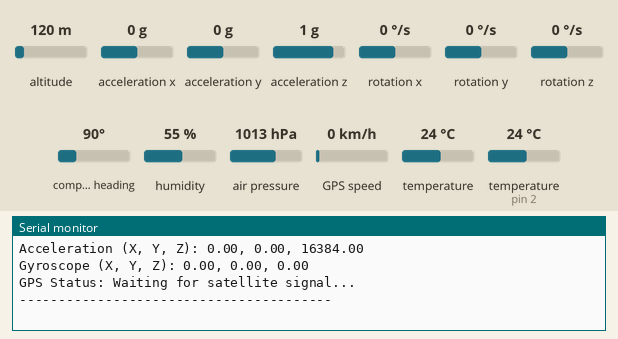
The sketch below on a simulated Arduino Uno, built with avr-gcc and run on an emulated ATmega328P. Shown: the last lines printed to the serial monitor. The inputs (shaded band) are chosen by the test bench; at power-on: acceleration x 0 g, humidity 55 %, acceleration y 0 g, temperature (sensor on pin 2) 24 °C, acceleration z 1 g, rotation x 0 °/s, altitude 120 m, rotation y 0 °/s, rotation z 0 °/s, compass heading 90°, air pressure 1013 hPa, GPS speed 0 km/h, temperature 24 °C. The GPS gets a fix after 3 s at 37.7749, -122.4194 with 8 satellites.

Above: at 1.2 s.
1.3 s: acceleration x set to -1.4 g
At 2.55 s:
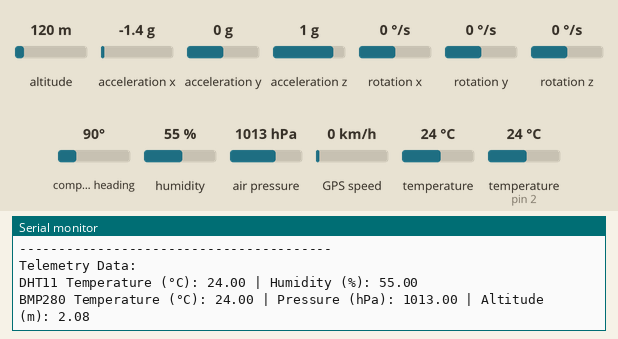
7.9 s: humidity set to 22 %
At 9.64 s:
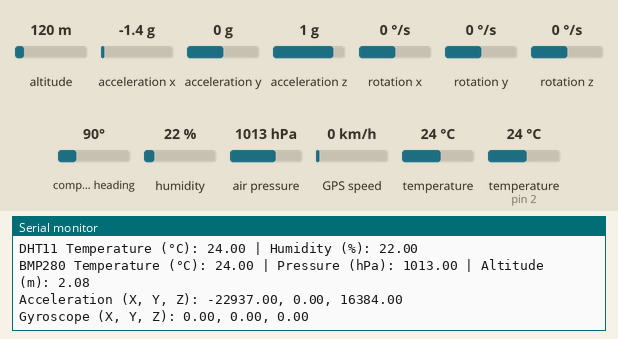
10.5 s: acceleration y set to -1.4 g
At 12.04 s:
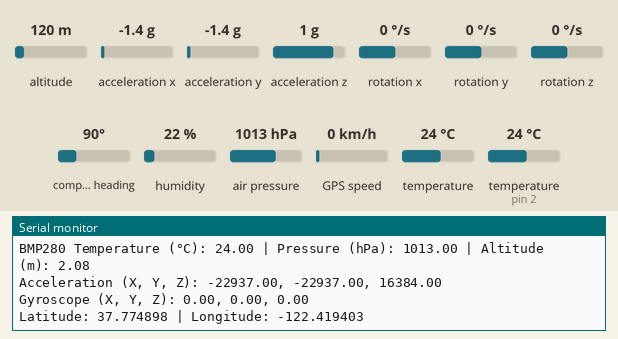
13.1 s: temperature (sensor on pin 2) set to 12 °C
At 15.1 s:
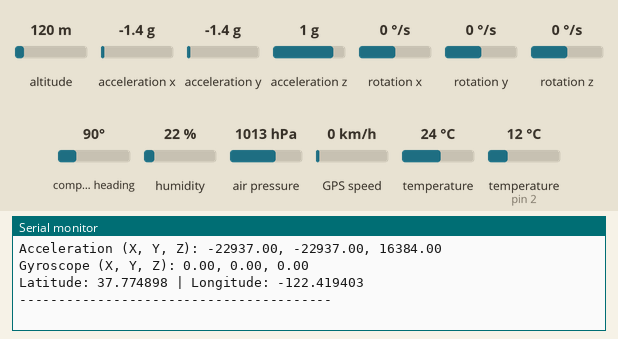
15.7 s: acceleration z set to -1.4 g
At 16.58 s:
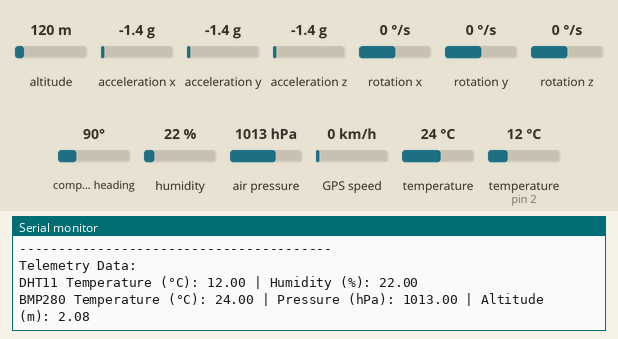
18.3 s: rotation x set to -192 °/s
At 19.7 s:
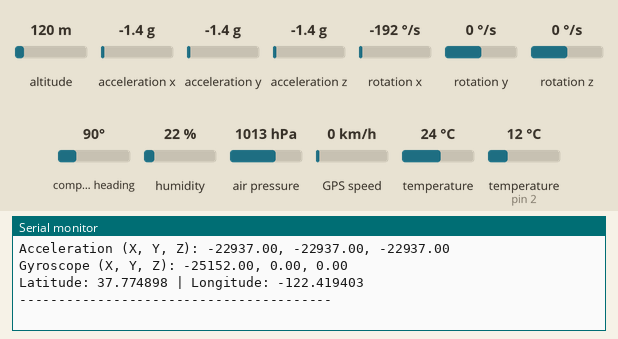

The sketch:

code.ino
```cpp
#include <Wire.h>
#include <Adafruit_BMP280.h>
#include <DHT.h>
#include <MPU6050.h>
#include <TinyGPS++.h>
#include <SoftwareSerial.h>

// ---------------- DHT11 Configuration ----------------
#define DHTPIN 2          // DHT11 data pin connected to digital pin 2
#define DHTTYPE DHT11     // Type of DHT sensor

DHT dht(DHTPIN, DHTTYPE);

// ---------------- Sensor Objects ----------------
Adafruit_BMP280 bmp;      // BMP280 sensor object
MPU6050 mpu;              // MPU6050 sensor object

// ---------------- GPS Configuration ----------------
SoftwareSerial gpsSerial(4, 3); // GPS RX -> pin 4, TX -> pin 3
TinyGPSPlus gps;

// ---------------- Variables for Motion Data ----------------
float ax, ay, az;  // Acceleration values
float gx, gy, gz;  // Gyroscope values

void setup() {

  // Start serial communication for monitoring data
  Serial.begin(9600);

  // Start GPS communication
  gpsSerial.begin(9600);

  // Initialize I2C communication
  Wire.begin();

  // Initialize DHT11 sensor
  dht.begin();

  // Initialize BMP280 sensor
  if (!bmp.begin(0x76)) {
    Serial.println("Error: BMP280 sensor not detected!");
    while (1); // Stop execution if sensor is not found
  }

  // Initialize MPU6050 sensor
  mpu.initialize();
  if (!mpu.testConnection()) {
    Serial.println("Error: MPU6050 sensor not connected!");
    while (1); // Stop execution if sensor is not found
  }

  Serial.println("Multiple Sensor Telemetry System Started");
  Serial.println("----------------------------------------");
}

void loop() {

  // ----------- Read DHT11 Data -----------
  float humidity = dht.readHumidity();          // Read humidity
  float tempDHT = dht.readTemperature();        // Read temperature

  // ----------- Read BMP280 Data -----------
  float tempBMP = bmp.readTemperature();        // Temperature in °C
  float pressure = bmp.readPressure() / 100.0; // Pressure in hPa
  float altitude = bmp.readAltitude(1013.25);  // Altitude in meters

  // ----------- Read MPU6050 Data -----------
  mpu.getAcceleration(&ax, &ay, &az);  // Acceleration values
  mpu.getRotation(&gx, &gy, &gz);      // Gyroscope values

  // ----------- Read GPS Data -----------
  while (gpsSerial.available()) {
    gps.encode(gpsSerial.read());
  }

  // ----------- Display Logged Data -----------
  Serial.println("Telemetry Data:");

  Serial.print("DHT11 Temperature (°C): ");
  Serial.print(tempDHT);
  Serial.print(" | Humidity (%): ");
  Serial.println(humidity);

  Serial.print("BMP280 Temperature (°C): ");
  Serial.print(tempBMP);
  Serial.print(" | Pressure (hPa): ");
  Serial.print(pressure);
  Serial.print(" | Altitude (m): ");
  Serial.println(altitude);

  Serial.print("Acceleration (X, Y, Z): ");
  Serial.print(ax); Serial.print(", ");
  Serial.print(ay); Serial.print(", ");
  Serial.println(az);

  Serial.print("Gyroscope (X, Y, Z): ");
  Serial.print(gx); Serial.print(", ");
  Serial.print(gy); Serial.print(", ");
  Serial.println(gz);

  // Check if GPS data is valid
  if (gps.location.isValid()) {
    Serial.print("Latitude: ");
    Serial.print(gps.location.lat(), 6);
    Serial.print(" | Longitude: ");
    Serial.println(gps.location.lng(), 6);
  } else {
    Serial.println("GPS Status: Waiting for satellite signal...");
  }

  Serial.println("----------------------------------------");

  // Delay before next reading
  delay(2000);
}
```

Measured:
- after the input at 7.9 s, the serial monitor: prints a new line after 1.5 s (image 2)
- after the input at 10.5 s, the serial monitor: prints a new line after 1.4 s (image 3)
- after the input at 13.1 s, the serial monitor: prints a new line after 1.0 s (image 4)
- after the input at 18.3 s, the serial monitor: prints a new line after 0.71 s (image 6)
